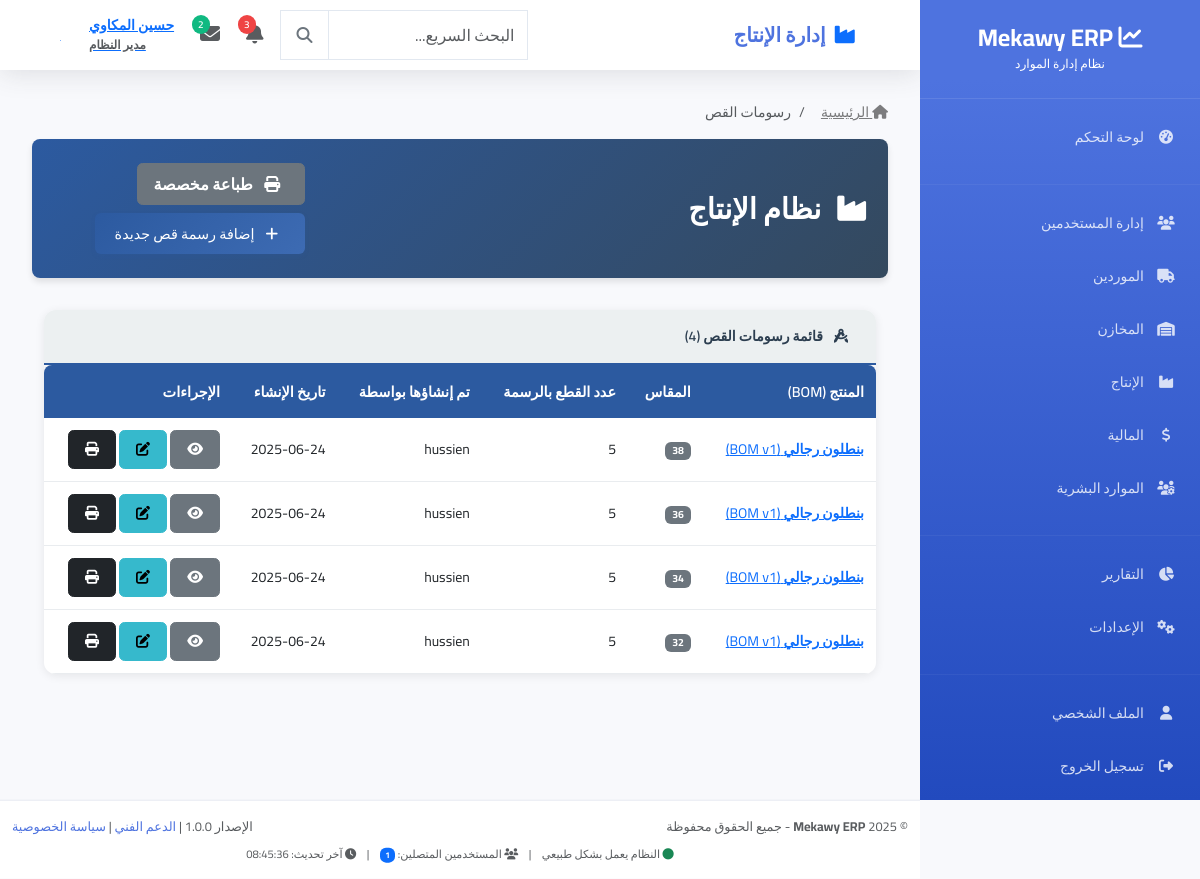
Screenshot of /production/draws/ (signed in) with the database file from the repository.
### users/models.py (models this page shows, shortened)
class User(AbstractUser):
    ROLE_CHOICES = [
        ('admin', 'مدير النظام'),
        ('manager', 'مدير'),
        ('warehouse_manager', 'مدير المخازن'),
        ('warehouse_employee', 'موظف مخازن'),
        ('production_manager', 'مدير الإنتاج'),
        ('accountant', 'محاسب'),
        ('employee', 'موظف'),
        ('viewer', 'مشاهد فقط'),
    ]
    email = models.EmailField(unique=True, verbose_name="البريد الإلكتروني")
    phone = models.CharField(max_length=20, blank=True, null=True, verbose_name="رقم الهاتف")
    role = models.CharField(max_length=20, choices=ROLE_CHOICES, default='employee', verbose_name="الدور")
    department = models.CharField(max_length=100, blank=True, null=True, verbose_name="القسم")
    profile_picture = models.ImageField(upload_to='profile_pics/', blank=True, null=True, verbose_name="الصورة الشخصية")
    is_active = models.BooleanField(default=True, verbose_name="نشط")
    created_at = models.DateTimeField(auto_now_add=True, verbose_name="تاريخ الإنشاء")
    updated_at = models.DateTimeField(auto_now=True, verbose_name="آخر تحديث")
    USERNAME_FIELD = 'email'
    REQUIRED_FIELDS = ['username', 'first_name', 'last_name']
    class Meta:
        db_table = 'users_user'
        verbose_name = 'مستخدم'
        verbose_name_plural = 'المستخدمون'
    @property
    def full_name(self):
        return f"{self.first_name} {self.last_name}".strip()

### production/models.py (models this page shows, shortened)
class GarmentDraw(models.Model):
    bom = models.ForeignKey(
        BillOfMaterials,
        on_delete=models.CASCADE,
        related_name='draws',
        verbose_name="قائمة المواد (BOM)"
    )
    size = models.CharField(max_length=50, verbose_name="المقاس")
    notes = models.TextField(blank=True, verbose_name="ملاحظات")
    created_at = models.DateTimeField(auto_now_add=True, verbose_name="تاريخ الإنشاء")
    created_by = models.ForeignKey(User, on_delete=models.SET_NULL, null=True, verbose_name="تم الإنشاء بواسطة")
    class Meta:
        verbose_name = "رسمة قص"
        verbose_name_plural = "رسومات القص"
        unique_together = ('bom', 'size')
        ordering = ['bom', 'size']
    def get_absolute_url(self):
        return reverse('production:draws:draw_detail', kwargs={'pk': self.pk})

class BillOfMaterials(models.Model):
    product = models.ForeignKey(
        'FinishedProduct',
        on_delete=models.CASCADE,
        related_name='boms',
        verbose_name="المنتج النهائي"
    )
    size_group = models.ForeignKey(
        'SizeGroup',
        on_delete=models.PROTECT,
        related_name='boms',
        verbose_name="مجموعة المقاسات",
        null=True,
        blank=True
    )
    version = models.PositiveIntegerField(
        default=1,
        verbose_name="الإصدار"
    )
    is_active = models.BooleanField(
        default=True,
        verbose_name="الإصدار النشط"
    )
    parent = models.ForeignKey(
        'self',
        on_delete=models.SET_NULL,
        null=True,
        blank=True,
        related_name='versions',
        verbose_name="الإصدار السابق"
    )
    created_at = models.DateTimeField(
        auto_now_add=True,
        verbose_name="تاريخ الإنشاء"
    )
    created_by = models.ForeignKey(
        User,
        on_delete=models.SET_NULL,
        null=True,
        verbose_name="تم إنشاؤه بواسطة"
    )
    notes = models.TextField(
        blank=True,
        verbose_name="ملاحظات"
    )
    class Meta:
        verbose_name = "قائمة المواد"
        verbose_name_plural = "قوائم المواد"
        unique_together = ('product', 'size_group', 'version')
        ordering = ['-version']

class FinishedProduct(models.Model):
    PRODUCT_CATEGORIES = [
        ('shirt', 'قميص'),
        ('pants', 'بنطلون'),
        ('dress', 'فستان'),
        ('jacket', 'جاكيت'),
        ('skirt', 'تنورة'),
        ('other', 'أخرى'),
    ]
    SIZES = [
        ('XS', 'XS'),
        ('S', 'S'),
        ('M', 'M'),
        ('L', 'L'),
        ('XL', 'XL'),
        ('XXL', 'XXL'),
        ('XXXL', 'XXXL'),
    ]
    name = models.CharField(max_length=200, verbose_name="اسم المنتج")
    code = models.CharField(max_length=50, unique=True, verbose_name="كود المنتج")
    category = models.ForeignKey(ProductCategory, on_delete=models.SET_NULL, null=True, blank=True, verbose_name="الفئة")
    size_group = models.ForeignKey(SizeGroup, on_delete=models.SET_NULL, null=True, blank=True, verbose_name="مجموعة المقاسات")
    fabric_per_meter = models.DecimalField(max_digits=6, decimal_places=2, default=0, verbose_name="متطلبات القماش لكل متر")
    description = models.TextField(blank=True, verbose_name="الوصف")
    base_cost = models.DecimalField(max_digits=10, decimal_places=2, default=0, verbose_name="التكلفة الأساسية")
    selling_price = models.DecimalField(max_digits=10, decimal_places=2, default=0, verbose_name="سعر البيع")
    fabric_quantity_per_piece = models.DecimalField(max_digits=6, decimal_places=2, verbose_name="كمية القماش المطلوبة لإنتاج قطعة واحدة")
    warehouse_product = models.OneToOneField(
        WarehouseProduct,
        on_delete=models.SET_NULL,
        null=True,
        blank=True,
        related_name='finished_product_origin',
        verbose_name="منتج المخزن"
    )
    is_active = models.BooleanField(default=True, verbose_name="الحالة")
    created_at = models.DateTimeField(auto_now_add=True, verbose_name="تاريخ الإنشاء")
    created_by = models.ForeignKey(User, on_delete=models.SET_NULL, null=True, verbose_name="أنشأ بواسطة")
    class Meta:
        verbose_name = "منتج نهائي"
        verbose_name_plural = "المنتجات النهائية"

### production/blueprints/draw_blueprint.py (the view)
# urls.py: path('', draw_blueprint.GarmentDrawListView.as_view(), name='draw_list'),
class GarmentDrawListView(LoginRequiredMixin, ListView):
    model = GarmentDraw
    template_name = 'production/draw/draw_list.html'
    context_object_name = 'draws'
    paginate_by = 20
    def get_queryset(self):
        return GarmentDraw.objects.select_related('bom__product', 'created_by').order_by('-created_at')
    def get_context_data(self, **kwargs):
        context = super().get_context_data(**kwargs)
        context['all_boms'] = BillOfMaterials.objects.filter(is_active=True).select_related('product').order_by('product__name', '-version')
        return context

### Mekawy_ERP/context_processors.py (called while the page is built)
def global_context(request):
    context = {
        'current_year': timezone.now().year,
        'current_date': timezone.now().date(),
        'current_time': timezone.now().time(),
    }
    if request.user.is_authenticated:
        context['online_users_count'] = User.objects.filter(is_active=True).count()
        context['last_update'] = timezone.now().strftime('%H:%M:%S')
    return context

### templates/production/draw/draw_list.html (shortened to what this page needs)
{% extends 'production/production_base.html' %}
{% load static %}
{% block production_breadcrumb_items %}
<li class="breadcrumb-item active" aria-current="page">رسومات القص</li>
{% endblock %}
{% block production_header_actions %}
<div class="d-flex gap-2">
    <button type="button" class="btn btn-secondary" data-bs-toggle="modal" data-bs-target="#bulkPrintModal">
        <i class="fas fa-print me-2"></i> طباعة مخصصة
    </button>
    <a href="{% url 'production:draws:draw_create' %}" class="btn btn-production">
        <i class="fas fa-plus me-2"></i> إضافة رسمة قص جديدة
    </a>
</div>
{% endblock %}
{% block production_content %}
<div class="production-card">
    <div class="production-card-header">
        <i class="fas fa-drafting-compass me-2"></i>
        قائمة رسومات القص ({{ paginator.count }})
    </div>
    <div class="table-responsive">
        <table class="table production-table table-hover mb-0">
            <thead>
                <tr>
                    <th>المنتج (BOM)</th>
                    <th>المقاس</th>
                    <th>عدد القطع بالرسمة</th>
                    <th>تم إنشاؤها بواسطة</th>
                    <th>تاريخ الإنشاء</th>
                    <th>الإجراءات</th>
                </tr>
            </thead>
            <tbody>
                {% for draw in draws %}
                <tr>
                    <td>
                        <a href="{{ draw.get_absolute_url }}">
                            <strong>{{ draw.bom.product.name }}</strong> (BOM v{{ draw.bom.version }})
                        </a>
                    </td>
                    <td><span class="badge bg-secondary">{{ draw.size }}</span></td>
                    <td>{{ draw.pieces.count }}</td>
                    <td>{{ draw.created_by.username|default:'-' }}</td>
                    <td>{{ draw.created_at|date:"Y-m-d" }}</td>
                    <td>
                        <a href="{{ draw.get_absolute_url }}" class="btn btn-sm btn-secondary" title="عرض التفاصيل">
                            <i class="fas fa-eye"></i>
                        </a>
                        <a href="{% url 'production:draws:draw_update' draw.pk %}" class="btn btn-sm btn-info" title="تعديل">
                            <i class="fas fa-edit"></i>
                        </a>
                        <a href="{% url 'production:draws:draw_print_pdf' draw.pk %}" class="btn btn-sm btn-dark" title="طباعة هذه الرسمة فقط" target="_blank">
                            <i class="fas fa-print"></i>
                        </a>
                    </td>
                </tr>
                {% endfor %}
            </tbody>
        </table>
    </div>
</div>
{% endblock %}

### templates/partials/navbar.html (shortened to what this page needs)
<nav class="navbar navbar-expand-lg">
    <div class="container-fluid px-3">
        <div class="navbar-brand mb-0 fw-bold fs-5">
            {% block page_title %}
                {% if request.resolver_match.url_name == 'index' %}
                    <i class="fas fa-tachometer-alt text-primary me-2"></i>لوحة التحكم
                {% elif 'users' in request.resolver_match.app_name %}
                    <i class="fas fa-users text-primary me-2"></i>إدارة المستخدمين
                {% elif 'suppliers' in request.resolver_match.app_name %}
                    <i class="fas fa-truck text-primary me-2"></i>إدارة الموردين
                {% elif 'warehouses' in request.resolver_match.app_name %}
                    <i class="fas fa-warehouse text-primary me-2"></i>إدارة المخازن
                {% elif 'production' in request.resolver_match.app_name %}
                    <i class="fas fa-industry text-primary me-2"></i>إدارة الإنتاج
                {% elif 'finance' in request.resolver_match.app_name %}
                    <i class="fas fa-chart-line text-primary me-2"></i>إدارة المالية
                {% elif 'hr' in request.resolver_match.app_name %}
                    <i class="fas fa-users-cog text-primary me-2"></i>الموارد البشرية
                {% else %}
                    <i class="fas fa-chart-line text-primary me-2"></i>Mekawy ERP
                {% endif %}
            {% endblock %}
        </div>
        <div class="d-flex align-items-center gap-2">
            <div class="search-container d-none d-md-block">
                <div class="input-group">
                    <input type="text" class="form-control search-input" placeholder="البحث السريع..." style="width: 200px;">
                    <button class="btn btn-outline-secondary search-btn" type="button">
                        <i class="fas fa-search"></i>
                    </button>
                </div>
            </div>
            <div class="dropdown">
                <button class="btn btn-link position-relative p-2" data-bs-toggle="dropdown">
                    <i class="fas fa-bell fs-5 text-muted"></i>
                    <span class="notification-badge">3</span>
                </button>
            </div>
            <div class="dropdown">
                <button class="btn btn-link position-relative p-2" data-bs-toggle="dropdown">
                    <i class="fas fa-envelope fs-5 text-muted"></i>
                    <span class="message-badge">2</span>
                </button>
            </div>
            <div class="dropdown">
                <button class="btn btn-link d-flex align-items-center gap-2 p-2" data-bs-toggle="dropdown">
                    <div class="user-info text-end d-none d-lg-block">
                        <div class="fw-semibold">{{ user.get_full_name|default:user.username }}</div>
                        <small class="text-muted">{{ user.get_role_display|default:"مستخدم" }}</small>
                    </div>
                    {% if user.profile_picture %}
                        <img src="{{ user.profile_picture.url }}" class="user-avatar" alt="{{ user.get_full_name }}">
                    {% else %}
                        <div class="user-avatar-placeholder">
                            {{ user.get_full_name|first|upper|default:"U" }}
                        </div>
                    {% endif %}
                </button>
            </div>
        </div>
    </div>
</nav>

### templates/base.html (style rules this page uses)
:root { --primary-color: #4e73df; --secondary-color: #858796; --success-color: #1cc88a; --info-color: #36b9cc; --warning-color: #f6c23e; --danger-color: #e74a3b; --light-color: #f8f9fc; --dark-color: #5a5c69; --sidebar-width: 280px; --navbar-height: 70px; }
* { font-family: 'Cairo', sans-serif; }
body { background-color: var(--light-color); font-size: 14px; }
.navbar { background-color: white; box-shadow: 0 0.15rem 1.75rem 0 rgba(58, 59, 69, 0.15); height: var(--navbar-height); padding: 0 1.5rem; }
.navbar-brand { font-weight: 700; color: var(--primary-color); }
.btn { border-radius: 0.35rem; font-weight: 600; padding: 0.5rem 1rem; }
.btn-info { background-color: var(--info-color); border-color: var(--info-color); }
.form-control { border-radius: 0.35rem; border: 1px solid #d1d3e2; padding: 0.75rem; }
.table { color: var(--dark-color); }
.table th { border-top: none; font-weight: 600; color: var(--dark-color); background-color: var(--light-color); }

### templates/production/production_base.html (style rules this page uses)
:root { --production-primary: #2c5aa0; --production-secondary: #34495e; --production-success: #27ae60; --production-warning: #f39c12; --production-danger: #e74c3c; --production-info: #3498db; --production-light: #ecf0f1; --production-dark: #2c3e50; --production-accent: #9b59b6; }
.production-card { border: none; border-radius: 0.75rem; box-shadow: 0 2px 10px rgba(0, 0, 0, 0.08); transition: all 0.3s ease; overflow: hidden; }
.production-card-header { background: var(--production-light); border-bottom: 2px solid var(--production-primary); padding: 1rem 1.25rem; font-weight: 600; color: var(--production-dark); }
.btn-production { background: linear-gradient(45deg, var(--production-primary), var(--production-secondary)); border: none; color: white; padding: 0.5rem 1.5rem; border-radius: 0.5rem; font-weight: 500; transition: all 0.3s ease; }
.production-table { border-radius: 0.5rem; overflow: hidden; box-shadow: 0 2px 10px rgba(0, 0, 0, 0.08); }
.production-table thead th { background: var(--production-primary); color: white; font-weight: 600; border: none; padding: 1rem 0.75rem; font-size: 0.9rem; }
.production-table tbody tr { transition: background-color 0.2s ease; }
.production-table tbody td { padding: 0.75rem; border-color: #e9ecef; vertical-align: middle; }
.production-header .d-flex { flex-wrap: wrap; gap: 0.75rem; }
.btn-production, .btn-production-outline { white-space: nowrap; font-size: 0.9rem; padding: 0.6rem 1.2rem; border-radius: 0.375rem; font-weight: 500; transition: all 0.2s ease; }
.btn-production { background: linear-gradient(135deg, var(--production-primary), #3d6bb3); border: none; color: white; box-shadow: 0 2px 4px rgba(44, 90, 160, 0.2); }

### templates/partials/navbar.html (style rules this page uses)
.search-input { border-radius: 20px 0 0 20px; border: 1px solid #e2e8f0; transition: all 0.2s ease; }
.search-btn { border-radius: 0 20px 20px 0; border: 1px solid #e2e8f0; border-right: none; }
.notification-badge, .message-badge { position: absolute; top: 0; left: 0; background: #ef4444; color: white; font-size: 10px; font-weight: 600; padding: 2px 6px; border-radius: 10px; min-width: 16px; text-align: center; }
.message-badge { background: #10b981; }
.user-avatar, .user-avatar-placeholder { width: 32px; height: 32px; border-radius: 50%; }
.user-avatar-placeholder { background: var(--primary); color: white; display: flex; align-items: center; justify-content: center; font-weight: 600; font-size: 14px; }
.user-info { line-height: 1.2; }
.user-info div { font-size: 14px; }
.user-info small { font-size: 12px; }

### rows the page displays
User: get_full_name "حسين المكاوي", role "مدير النظام", get_full_name|first "ح"
GarmentDraw: bom.product.name "بنطلون رجالي", bom.version "1", size "38", pieces.count "5", created_by.username "hussien", created_at "2025-06-24"
GarmentDraw: bom.product.name "بنطلون رجالي", bom.version "1", size "36", pieces.count "5", created_by.username "hussien", created_at "2025-06-24"
GarmentDraw: bom.product.name "بنطلون رجالي", bom.version "1", size "34", pieces.count "5", created_by.username "hussien", created_at "2025-06-24"
GarmentDraw: bom.product.name "بنطلون رجالي", bom.version "1", size "32", pieces.count "5", created_by.username "hussien", created_at "2025-06-24"

### other values shown
{{ paginator.count }} "4"
{{ online_users_count|default:"0" }} "1"
{{ last_update|default:"الآن" }} "08:45:36"
